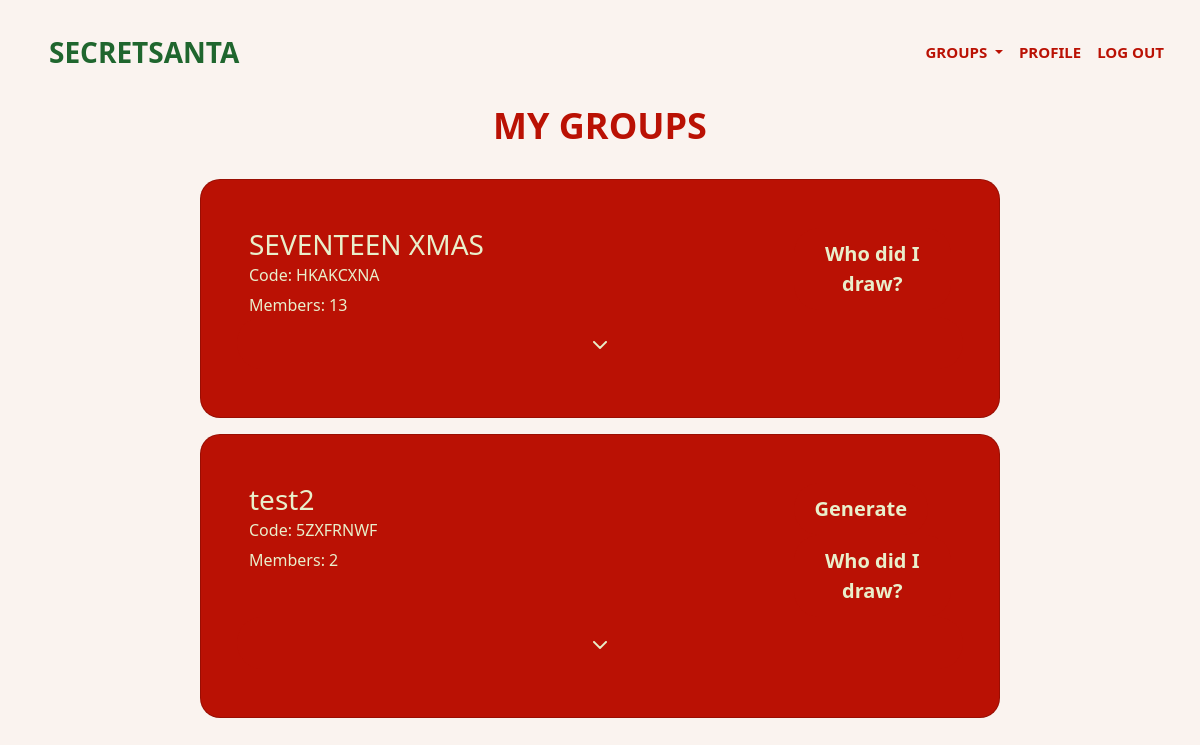
The app's page /my_groups/ (signed in), older data.
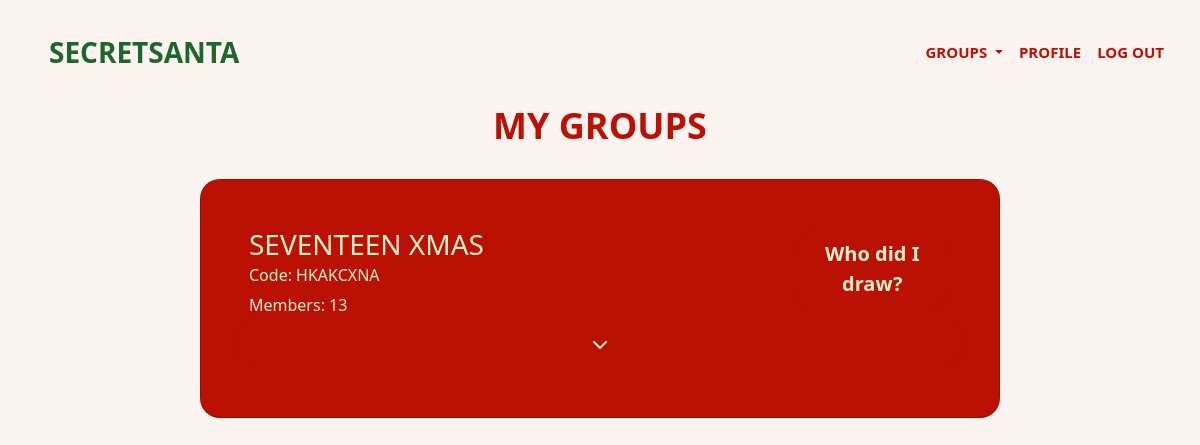
The same page, newer data.
### secretsanta/models.py (models this page shows)
class Group(models.Model):
    GROUP_TYPE_CHOICES = [
        ('family', 'Family'),
        ('friends', 'Friends'),
        ('work', 'Work'),
    ]
    name = models.CharField(max_length=100, unique=False)  # Group name
    code = models.CharField(max_length=8, unique=True, blank=False)  # Random unique code
    group_type = models.CharField(max_length=20, choices=GROUP_TYPE_CHOICES, default='family_friends')
    admin = models.ForeignKey(User, related_name='admin_groups', on_delete=models.CASCADE)  # Admin who created the group

### secretsanta/views.py (the view)
# urls.py: path('my_groups/', views.my_groups, name='my_groups'),
@login_required
def my_groups(request):
    user = request.user
    created_groups = user.admin_groups.all()  # groups this user created
    member_groups = Group.objects.filter(memberships__user=user).distinct()
    current_year = datetime.now().year
    user_assignments = Assignment.objects.filter(giver=user, year=current_year)
    for group in member_groups:
        assignment = user_assignments.filter(group=group).first()
        if assignment:
            group.assigned_receiver = assignment.receiver
            print(f"✅ Found assignment for {group.name}: {assignment.giver.username} → {assignment.receiver.username}")
        else:
            group.assigned_receiver = None
            print(f"⚠️ No assignment for {group.name}")
    return render(request, "my_groups.html", {"created_groups": created_groups, "member_groups": member_groups, "user": user})

### secretsanta/templates/my_groups.html (shortened to what this page needs)
{% extends 'logged_in_base.html' %}
{% block body %}
<div style="text-align: center;">
    <h1>MY GROUPS</h1>
</div>
<div class="center-cards">
    {% for group in member_groups %}
    <div class="card card-red" style="width: 50rem; height: auto;">
        <div class="card-body cream-text row">
            <div class="col-12 col-md-9">
                <h3 class="card-title">{{ group.name }}</h3>
                <h6 class="card-subtitle mb-2">Code: {{ group.code }}</h6>
                <p class="card-text">Members: {{ group.memberships.count }}</p>
            </div>
            <div class="col-6 col-md-3">
                {% if user == group.admin and not group.assigned_receiver%}
                    <form action="{% url 'generate_assignments' group.id %}" method="post" style="display:inline;">
                        <button type="submit" class="btn btn-red">Generate</button>
                    </form>
                {% endif %}
                <button type="button" class="btn btn-red" data-bs-toggle="modal" data-bs-target="#whoDidIDrawModal">
                    Who did I draw?
                </button>
            </div>
            <a class="btn btn-red chevron-toggle"
                data-bs-toggle="collapse"
                href="#groupMembersToggle{{ group.id }}"
                role="button"
                aria-expanded="false"
                aria-controls="groupMembersToggle{{ group.id }}">
                <img src="/static/images/chevron-down.png" class="chevron-icon">
            </a>
        </div>
    </div>
    {% empty %}
    <div class="card card-red cream-text">
        <div class="card-body">
            You aren't in any groups yet.
        </div>
    </div>
    {% endfor %}
</div>
{% endblock %}

Row changes from the older to the newer data that the page shows:
removed Group: name "test2", code "5ZXFRNWF", memberships.count "2", shows "Generate"
